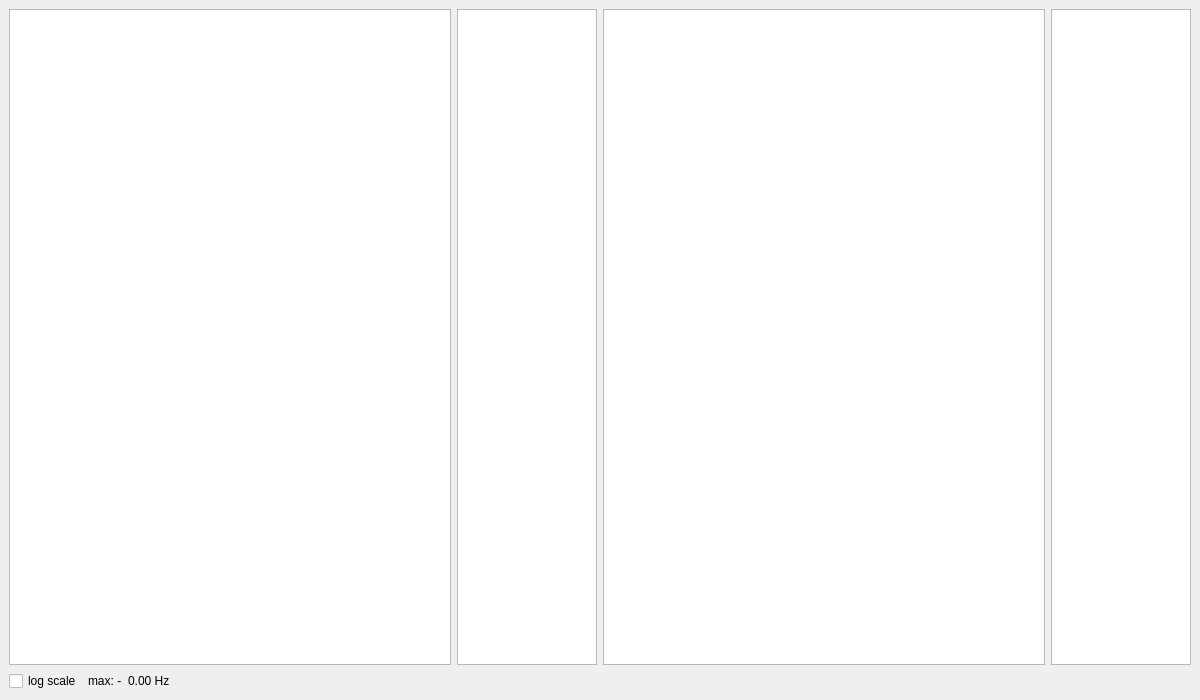
<?xml version="1.0" encoding="UTF-8"?>
<ui version="4.0">
 <class>MainWindow</class>
 <widget class="QMainWindow" name="MainWindow">
  <property name="geometry">
   <rect>
    <x>0</x>
    <y>0</y>
    <width>1200</width>
    <height>700</height>
   </rect>
  </property>
  <property name="windowTitle">
   <string>daoShRTD</string>
  </property>
  <widget class="QWidget" name="centralwidget">
   <layout class="QVBoxLayout" name="verticalLayout_main">
    <item>
     <layout class="QHBoxLayout" name="horizontalLayout_top">
      <item>
       <widget class="GraphicsView" name="graphicsView_image">
        <property name="minimumSize">
         <size>
          <width>400</width>
          <height>400</height>
         </size>
        </property>
       </widget>
      </item>
      <item>
       <widget class="GraphicsView" name="graphicsView_imageLUT">
        <property name="minimumSize">
         <size>
          <width>120</width>
          <height>400</height>
         </size>
        </property>
        <property name="maximumSize">
         <size>
          <width>140</width>
          <height>16777215</height>
         </size>
        </property>
       </widget>
      </item>
      <item>
       <widget class="GraphicsView" name="graphicsView_intensity">
        <property name="minimumSize">
         <size>
          <width>400</width>
          <height>400</height>
         </size>
        </property>
       </widget>
      </item>
      <item>
       <widget class="GraphicsView" name="graphicsView_intensityLUT">
        <property name="minimumSize">
         <size>
          <width>120</width>
          <height>400</height>
         </size>
        </property>
        <property name="maximumSize">
         <size>
          <width>140</width>
          <height>16777215</height>
         </size>
        </property>
       </widget>
      </item>
     </layout>
    </item>
    <item>
     <layout class="QHBoxLayout" name="horizontalLayout_bottom">
      <item>
       <widget class="QCheckBox" name="checkBoxLog">
        <property name="text">
         <string>log scale</string>
        </property>
       </widget>
      </item>
      <item>
       <widget class="QLabel" name="maxLabel">
        <property name="text">
         <string>max: -</string>
        </property>
       </widget>
      </item>
      <item>
       <widget class="QLabel" name="freqLabel">
        <property name="text">
         <string>0.00 Hz</string>
        </property>
       </widget>
      </item>
      <item>
       <spacer name="horizontalSpacer">
        <property name="orientation">
         <enum>Qt::Horizontal</enum>
        </property>
        <property name="sizeHint" stdset="0">
         <size>
          <width>40</width>
          <height>20</height>
         </size>
        </property>
       </spacer>
      </item>
     </layout>
    </item>
   </layout>
  </widget>
 </widget>
 <customwidgets>
  <customwidget>
   <class>GraphicsView</class>
   <extends>QGraphicsView</extends>
   <header>pyqtgraph</header>
  </customwidget>
 </customwidgets>
 <resources/>
 <connections/>
</ui>
